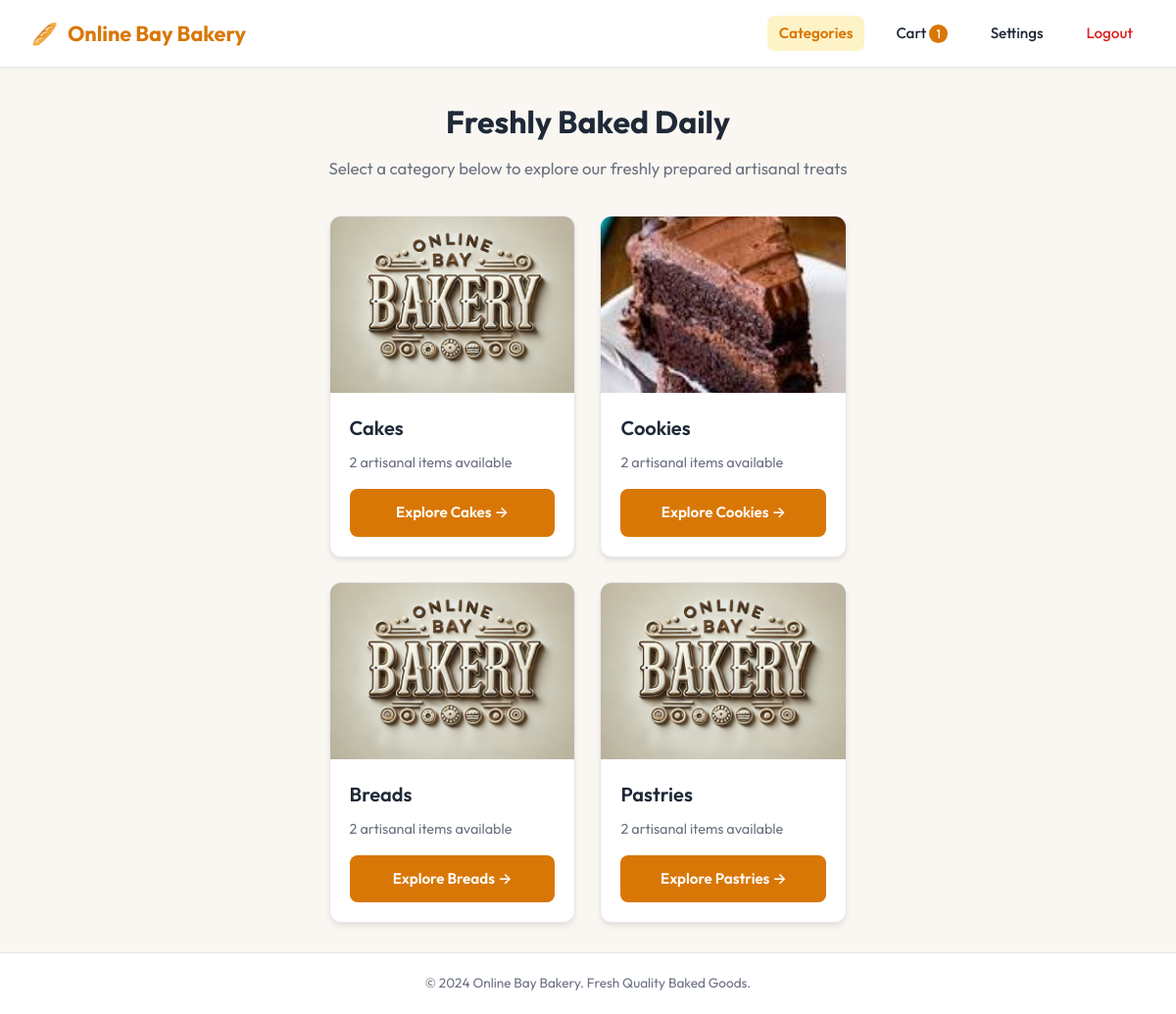
The page /products.php (signed in) on the database its author committed.
### tables this page shows
CREATE TABLE `categories` (
  `id` int(11) NOT NULL,
  `name` varchar(100) DEFAULT NULL,
  `image_path` varchar(255) DEFAULT NULL
);

### products.php (the view, shortened to what this page needs)
<?php
$conn = getDbConnection();
$sql = "SELECT categories.*, COUNT(products.id) as product_count
        FROM categories
        LEFT JOIN products ON categories.id = products.category_id
        GROUP BY categories.id";
$result = $conn->query($sql);
$default_images = [
    1 => 'images/cake.jpg',
    2 => 'images/chocolate_cake.jpg.jpeg',
    3 => 'images/img_0130.jpg',
    4 => 'images/cake.jpg',
];
$customer_id = (int)$_SESSION['customer_id'];
$cart_stmt = $conn->prepare("SELECT SUM(quantity) as total_qty FROM cart WHERE customer_id = ?");
$cart_stmt->bind_param("i", $customer_id);
$cart_stmt->execute();
$cart_res = $cart_stmt->get_result();
$cart_row = $cart_res->fetch_assoc();
$cart_count = $cart_row['total_qty'] ?? 0;
?>
<!DOCTYPE html>
<html lang="en">
<head>
    <link rel="stylesheet" href="style.css">
</head>
<body>
    <nav class="navbar">
        <a href="products.php" class="brand-logo">
            <span>🥖</span> Online Bay Bakery
        </a>
        <div class="nav-links">
            <a href="products.php" class="active">Categories</a>
            <a href="view_cart.php">Cart <?php if ($cart_count > 0): ?><span style="background:var(--primary); color:white; padding:2px 7px; border-radius:10px; font-size:0.75rem;"><?php echo $cart_count; ?></span><?php endif; ?></a>
            <a href="account_settings.php">Settings</a>
            <a href="logout.php" class="btn-logout">Logout</a>
        </div>
    </nav>
    <div class="container">
        <div class="page-header">
            <h1>Freshly Baked Daily</h1>
            <p>Select a category below to explore our freshly prepared artisanal treats</p>
        </div>
        <div class="grid">
            <?php while ($row = $result->fetch_assoc()):
                $img = !empty($row['image_path']) && file_exists($row['image_path'])
                    ? $row['image_path']
                    : ($default_images[$row['id']] ?? 'images/cake.jpg');
            ?>
                <div class="card">
                    <img src="<?php echo htmlspecialchars($img); ?>" alt="<?php echo htmlspecialchars($row['name']); ?>" class="card-img">
                    <div class="card-body">
                        <h3 class="card-title"><?php echo htmlspecialchars($row['name']); ?></h3>
                        <p class="card-desc"><?php echo (int)$row['product_count']; ?> artisanal items available</p>
                        <a href="category.php?id=<?php echo (int)$row['id']; ?>" class="btn btn-primary">
                            Explore <?php echo htmlspecialchars($row['name']); ?> &rarr;
                        </a>
                    </div>
                </div>
            <?php endwhile; ?>
        </div>
    </div>
    <footer>
        <p>&copy; <?php echo date('Y'); ?> Online Bay Bakery. Fresh Quality Baked Goods.</p>
    </footer>
</body>
</html>

### style.css (style rules this page uses)
:root { --primary: #d97706; --primary-hover: #b45309; --primary-light: #fef3c7; --dark: #1f2937; --gray: #6b7280; --light-gray: #f3f4f6; --border: #e5e7eb; --bg: #faf7f2; --card-bg: #ffffff; --shadow: 0 4px 6px -1px rgba(0, 0, 0, 0.08), 0 2px 4px -1px rgba(0, 0, 0, 0.04); --shadow-lg: 0 10px 15px -3px rgba(0, 0, 0, 0.1), 0 4px 6px -2px rgba(0, 0, 0, 0.05); --radius: 12px; }
* { box-sizing: border-box; margin: 0; padding: 0; }
body { font-family: 'Outfit', -apple-system, BlinkMacSystemFont, "Segoe UI", Roboto, sans-serif; background-color: var(--bg); color: var(--dark); line-height: 1.6; min-height: 100vh; display: flex; flex-direction: column; }
.navbar { background: #ffffff; border-bottom: 1px solid var(--border); padding: 16px 32px; display: flex; justify-content: space-between; align-items: center; box-shadow: 0 1px 3px rgba(0,0,0,0.05); position: sticky; top: 0; z-index: 100; }
.brand-logo { display: flex; align-items: center; gap: 10px; text-decoration: none; font-size: 1.35rem; font-weight: 700; color: var(--primary); }
.nav-links { display: flex; align-items: center; gap: 20px; }
.nav-links a { text-decoration: none; color: var(--dark); font-weight: 500; font-size: 0.95rem; transition: color 0.2s; padding: 6px 12px; border-radius: 8px; }
.nav-links a.active { color: var(--primary); background: var(--primary-light); font-weight: 600; }
.btn-logout { color: #dc2626 !important; }
.container { max-width: 1100px; margin: 30px auto; padding: 0 20px; flex: 1; }
.page-header { text-align: center; margin-bottom: 35px; }
.page-header h1, .page-header h2 { font-size: 2rem; font-weight: 700; color: var(--dark); margin-bottom: 8px; }
.page-header p { color: var(--gray); font-size: 1.05rem; }
.grid { display: grid; grid-template-columns: repeat(auto-fill, minmax(250px, 1fr)); gap: 25px; }
.card { background: var(--card-bg); border-radius: var(--radius); overflow: hidden; box-shadow: var(--shadow); transition: transform 0.2s, box-shadow 0.2s; border: 1px solid var(--border); display: flex; flex-direction: column; }
.card-img { width: 100%; height: 180px; object-fit: cover; background-color: var(--light-gray); }
.card-body { padding: 20px; display: flex; flex-direction: column; flex: 1; }
.card-title { font-size: 1.25rem; font-weight: 600; color: var(--dark); margin-bottom: 8px; }
.card-desc { color: var(--gray); font-size: 0.9rem; margin-bottom: 15px; flex: 1; }
.btn { display: inline-flex; align-items: center; justify-content: center; gap: 8px; padding: 12px 20px; font-size: 0.95rem; font-weight: 600; border-radius: 8px; border: none; cursor: pointer; text-decoration: none; transition: background-color 0.2s, transform 0.1s; font-family: inherit; }
.btn-primary { background: var(--primary); color: #ffffff; width: 100%; }
footer { background: #ffffff; border-top: 1px solid var(--border); padding: 20px; text-align: center; font-size: 0.85rem; color: var(--gray); margin-top: auto; }

### rows shown on the page
categories: image_path (picture), name "Cakes", product_count "2"
categories: image_path (picture), name "Cookies", product_count "2"
categories: image_path (picture), name "Breads", product_count "2"
categories: image_path (picture), name "Pastries", product_count "2"

### other values the page prints
$cart_count "1"
